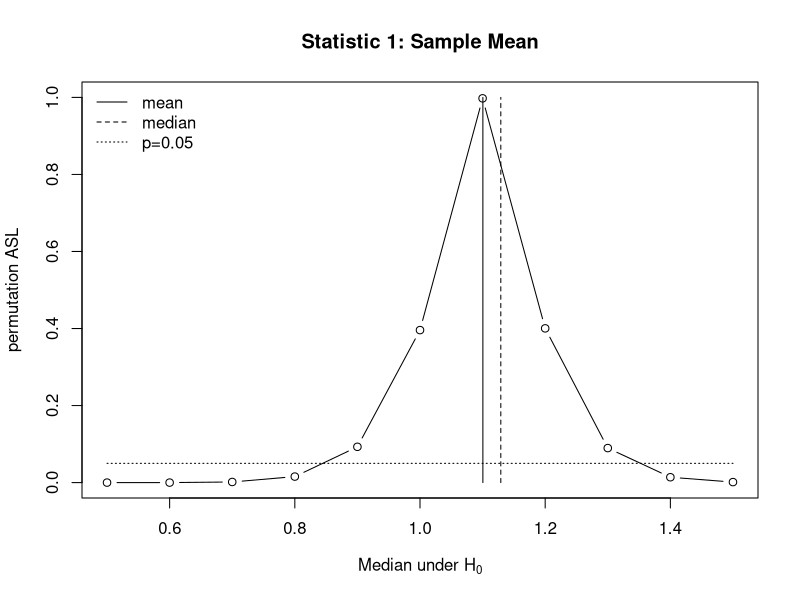
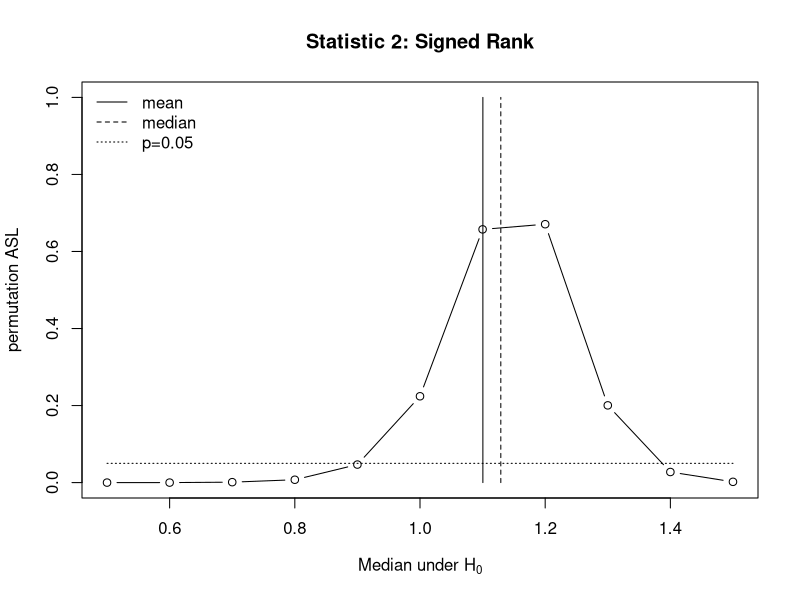
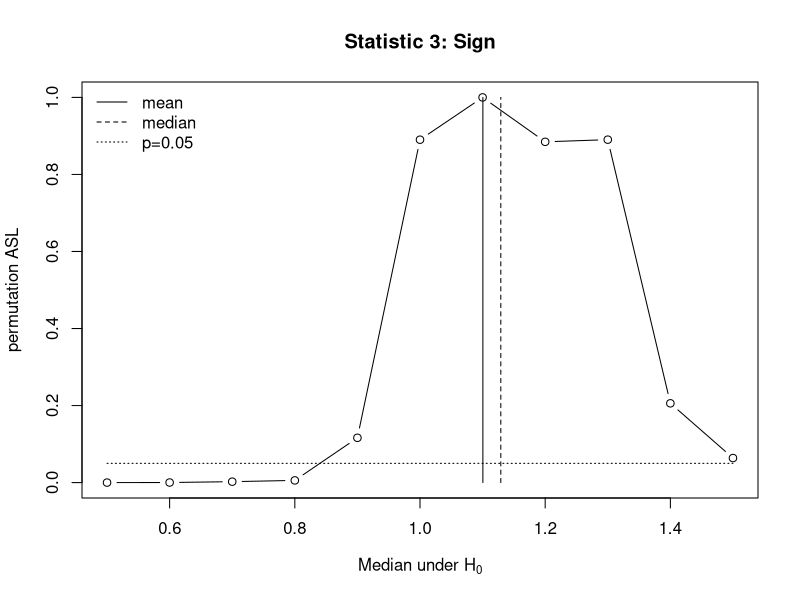
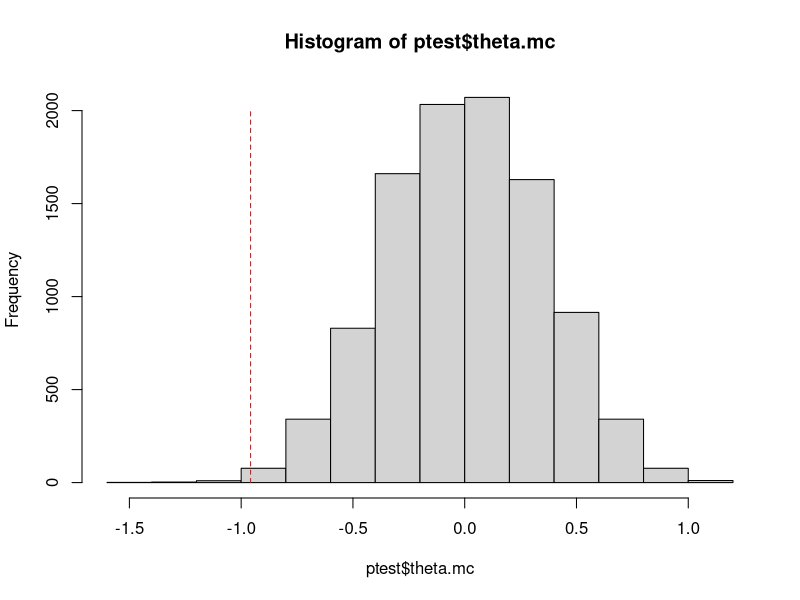
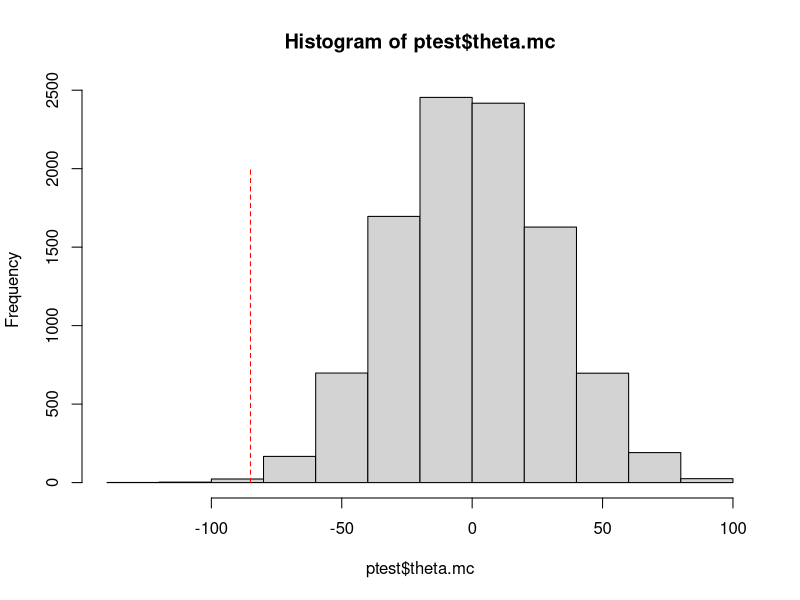
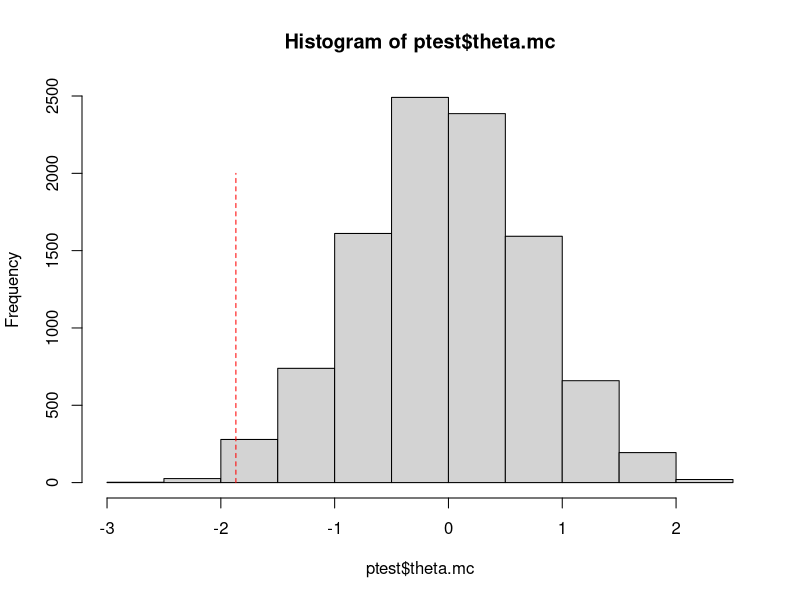
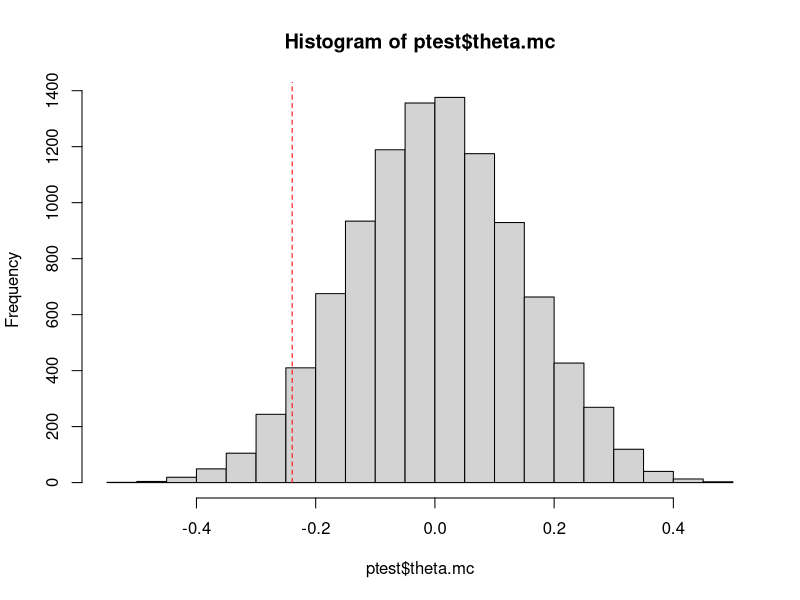
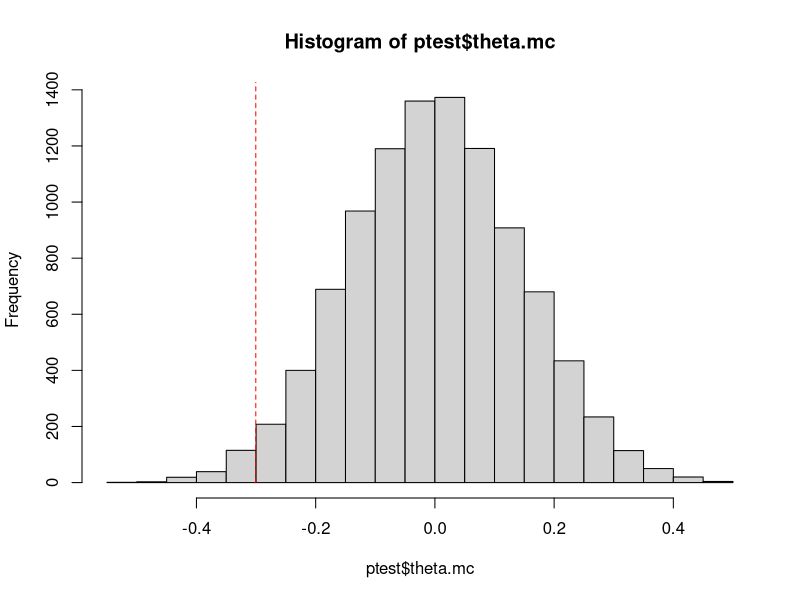

R code for these plots, in order:
##########   Permutation Tests
##########   Nathaniel E. Helwig (helwig@umn.edu)
##########   Updated: 04-Jan-2017


#####   INTRODUCTION TO PERMUTATIONS   #####

# permutations function
# from http://stackoverflow.com/questions/11095992/generating-all-distinct-permutations-of-a-list-in-r
permutations <- function(n){
  if(n==1){
    return(matrix(1))
  } else {
    sp <- permutations(n-1)
    p <- nrow(sp)
    A <- matrix(nrow=n*p,ncol=n)
    for(i in 1:n){
      A[(i-1)*p+1:p,] <- cbind(i,sp+(sp>=i))
    }
    return(A)
  }
}

# permutation examples
permutations(2)
permutations(3)
permutations(4)
permutations(5)
permutations(6)

# random permutations
set.seed(1)
n = 5
x = seq(0,20,length=n)
x
x[sample.int(n)]
x[sample.int(n)]


#####   ONE-SAMPLE PERMUTATION TESTS   #####

# one-sample permutation test function (Monte Carlo)
perm1samp <- function(x,myfun=mean,mu=0,nsamp=10000,
                      alternative=c("two.sided","less","greater")){  
  x = x - mu
  n = length(x)
  theta.hat = myfun(x)
  gmat = replicate(nsamp,sample(x=c(1,-1),size=n,replace=TRUE))
  theta.mc = apply(gmat*abs(x),2,myfun)
  if(alternative[1]=="less"){
    aslperm = sum(theta.mc <= theta.hat) / nsamp
  } else if(alternative[1]=="greater"){
    aslperm = sum(theta.mc >= theta.hat) / nsamp
  } else{
    aslperm = sum(abs(theta.mc) >= abs(theta.hat)) / nsamp
  }
  list(theta.hat=theta.hat,theta.mc=theta.mc,asl=aslperm)
}

# one-sample permutation test: statistic 1 (mean)
set.seed(1)
n = 50
x = rnorm(n,mean=1)
mean(x)
se = (sd(x)/sqrt(n))
cv = qt(.975,df=n-1)
c(mean(x)-cv*se, mean(x)+cv*se)
mseq = seq(0.5,1.5,by=0.1)
pvals = rep(0,length(mseq))
for(k in 1:length(mseq)){
  pvals[k] = perm1samp(x,mu=mseq[k])$asl
}
pval.stat1 = pvals
dev.new(width=4,height=4,noRStudioGD=TRUE)
plot(mseq,pvals,type="b",xlab=expression("Median under "*H[0]),
     ylab="permutation ASL",main="Statistic 1: Sample Mean",ylim=c(0,1))
lines(rep(mean(x),2),c(0,1),lty=1)
lines(rep(median(x),2),c(0,1),lty=2)
lines(c(0.5,1.5),rep(0.05,2),lty=3)
legend("topleft",c("mean","median","p=0.05"),lty=1:3,bty="n")

# one-sample permutation test: statistic 2 (positive signed rank)
set.seed(1)
n = 50
x = rnorm(n,mean=1)
median(x)
myfun <- function(x) {
  n = length(x)
  rx = rank(abs(x))
  sum(rx[x>0]) - n*(n+1)/4
}
mseq = seq(0.5,1.5,by=0.1)
pvals = rep(0,length(mseq))
for(k in 1:length(mseq)){
  pvals[k] = perm1samp(x,myfun,mu=mseq[k])$asl
}
pval.stat2 = pvals
dev.new(width=4,height=4,noRStudioGD=TRUE)
plot(mseq,pvals,type="b",xlab=expression("Median under "*H[0]),
     ylab="permutation ASL",main="Statistic 2: Signed Rank",ylim=c(0,1))
lines(rep(mean(x),2),c(0,1),lty=1)
lines(rep(median(x),2),c(0,1),lty=2)
lines(c(0.5,1.5),rep(0.05,2),lty=3)
legend("topleft",c("mean","median","p=0.05"),lty=1:3,bty="n")

# one-sample permutation test: statistic 3 (sign statistic)
set.seed(1)
n = 50
x = rnorm(n,mean=1)
myfun <- function(x) {
  n = length(x)
  sum(x>0) - n/2
}
mseq = seq(0.5,1.5,by=0.1)
pvals = rep(0,length(mseq))
for(k in 1:length(mseq)){
  pvals[k] = perm1samp(x,myfun,mu=mseq[k])$asl
}
pval.stat3 = pvals
dev.new(width=4,height=4,noRStudioGD=TRUE)
plot(mseq,pvals,type="b",xlab=expression("Median under "*H[0]),
     ylab="permutation ASL",main="Statistic 3: Sign",ylim=c(0,1))
lines(rep(mean(x),2),c(0,1),lty=1)
lines(rep(median(x),2),c(0,1),lty=2)
lines(c(0.5,1.5),rep(0.05,2),lty=3)
legend("topleft",c("mean","median","p=0.05"),lty=1:3,bty="n")


#####   TWO-SAMPLE PERMUTATION TESTS   #####

# two-sample permutation test function (Monte Carlo)
meandif = function(x,y){ mean(x) - mean(y) }
perm2samp <- function(x,y,myfun=meandif,nsamp=10000,
                      alternative=c("two.sided","less","greater")){
  theta.hat = myfun(x,y)
  m = length(x)
  n = length(y)
  N = m + n
  z = c(x,y)
  gmat = replicate(nsamp,sample.int(N,m))
  theta.mc = apply(gmat,2,function(g,z){myfun(z[g],z[-g])},z=z)
  if(alternative[1]=="less"){
    aslperm = sum(theta.mc <= theta.hat) / nsamp
  } else if(alternative[1]=="greater"){
    aslperm = sum(theta.mc >= theta.hat) / nsamp
  } else{
    aslperm = sum(abs(theta.mc) >= abs(theta.hat)) / nsamp
  }
  list(theta.hat=theta.hat,theta.mc=theta.mc,asl=aslperm)
}

# two-sample permutation test: statistic 1 (mean difference)
dev.new(width=6,height=6,noRStudioGD=TRUE)
set.seed(1)
x = rnorm(15)
y = rnorm(20,mean=1)
choose(35,15)
myfun = function(x,y) mean(x) - mean(y)
myfun(x,y)
mean(x) - mean(y)
ptest = perm2samp(x,y,myfun)
ptest$theta.hat
ptest$asl
hist(ptest$theta.mc)
lines(rep(ptest$theta.hat,2),c(0,2000),col="red",lty=2)
t.test(x,y)

# two-sample permutation test: statistic 2 (rank sum)
dev.new(width=6,height=6,noRStudioGD=TRUE)
set.seed(1)
x = rnorm(15)
y = rnorm(20,mean=1)
choose(35,15)
myfun = function(x,y){
  m = length(x)
  n = length(y)
  rx = rank(c(x,y))
  sum(rx[seq(along=x)]) - m*(m+n+1)/2
}
myfun(x,y)
ptest = perm2samp(x,y,myfun)
ptest$theta.hat
ptest$asl
hist(ptest$theta.mc)
lines(rep(ptest$theta.hat,2),c(0,2000),col="red",lty=2)

# two-sample permutation test: statistic 3 (variance)
dev.new(width=6,height=6,noRStudioGD=TRUE)
set.seed(1)
x = rnorm(15)
y = rnorm(20,sd=3)
choose(35,15)
myfun = function(x,y) log(var(x)/var(y))
myfun(x,y)
log(var(x)/var(y))
ptest = perm2samp(x,y,myfun)
ptest$theta.hat
ptest$asl
hist(ptest$theta.mc)
lines(rep(ptest$theta.hat,2),c(0,2000),col="red",lty=2)


#####   CORRELATION PERMUTATION TESTS   #####

# correlation permutation test function (Monte Carlo)
permcor <- function(x,y,method="pearson",nsamp=10000,
                    alternative=c("two.sided","less","greater")){
  n = length(x)
  if(n!=length(y)) stop("lengths of x and y must match")
  theta.hat = cor(x,y,method=method)
  gmat = replicate(nsamp,sample.int(n))
  theta.mc = apply(gmat,2,function(g){cor(x,y[g],method=method)})
  if(alternative[1]=="less"){
    aslperm = sum(theta.mc <= theta.hat) / nsamp
  } else if(alternative[1]=="greater"){
    aslperm = sum(theta.mc >= theta.hat) / nsamp
  } else{
    aslperm = sum(abs(theta.mc) >= abs(theta.hat)) / nsamp
  }
  list(theta.hat=theta.hat,theta.mc=theta.mc,asl=aslperm)
}

# correlation permutation test: statistic 1 (Pearson)
dev.new(width=6,height=6,noRStudioGD=TRUE)
set.seed(1)
n = 50
x = rnorm(n)
y = rnorm(n)
rho = -0.2
Amat = matrix(c(1,rho,rho,1),2,2)
Aeig = eigen(Amat,symmetric=TRUE)
evec = Aeig$vec
evalsqrt = diag(Aeig$val^0.5)
Asqrt = evec %*% evalsqrt %*% t(evec)
z = cbind(x,y)%*%Asqrt
x = z[,1]
y = z[,2]
ptest = permcor(x,y)
ptest$asl
hist(ptest$theta.mc)
lines(rep(ptest$theta.hat,2),c(0,2000),col="red",lty=2)

# correlation permutation test: statistic 2 (Spearman)
dev.new(width=6,height=6,noRStudioGD=TRUE)
set.seed(1)
n = 50
x = rnorm(n)
y = rnorm(n)
rho = -0.2
Amat = matrix(c(1,rho,rho,1),2,2)
Aeig = eigen(Amat,symmetric=TRUE)
evec = Aeig$vec
evalsqrt = diag(Aeig$val^0.5)
Asqrt = evec %*% evalsqrt %*% t(evec)
z = cbind(x,y)%*%Asqrt
x = z[,1]
y = z[,2]
ptest = permcor(x,y,method="spearman")
ptest$asl
hist(ptest$theta.mc)
lines(rep(ptest$theta.hat,2),c(0,2000),col="red",lty=2)

# correlation permutation test: statistic 3 (Kendall)
dev.new(width=6,height=6,noRStudioGD=TRUE)
set.seed(1)
n = 50
x = rnorm(n)
y = rnorm(n)
rho = -0.2
Amat = matrix(c(1,rho,rho,1),2,2)
Aeig = eigen(Amat,symmetric=TRUE)
evec = Aeig$vec
evalsqrt = diag(Aeig$val^0.5)
Asqrt = evec %*% evalsqrt %*% t(evec)
z = cbind(x,y)%*%Asqrt
x = z[,1]
y = z[,2]
ptest = permcor(x,y,method="kendall")
ptest$asl
hist(ptest$theta.mc)
lines(rep(ptest$theta.hat,2),c(0,2000),col="red",lty=2)
